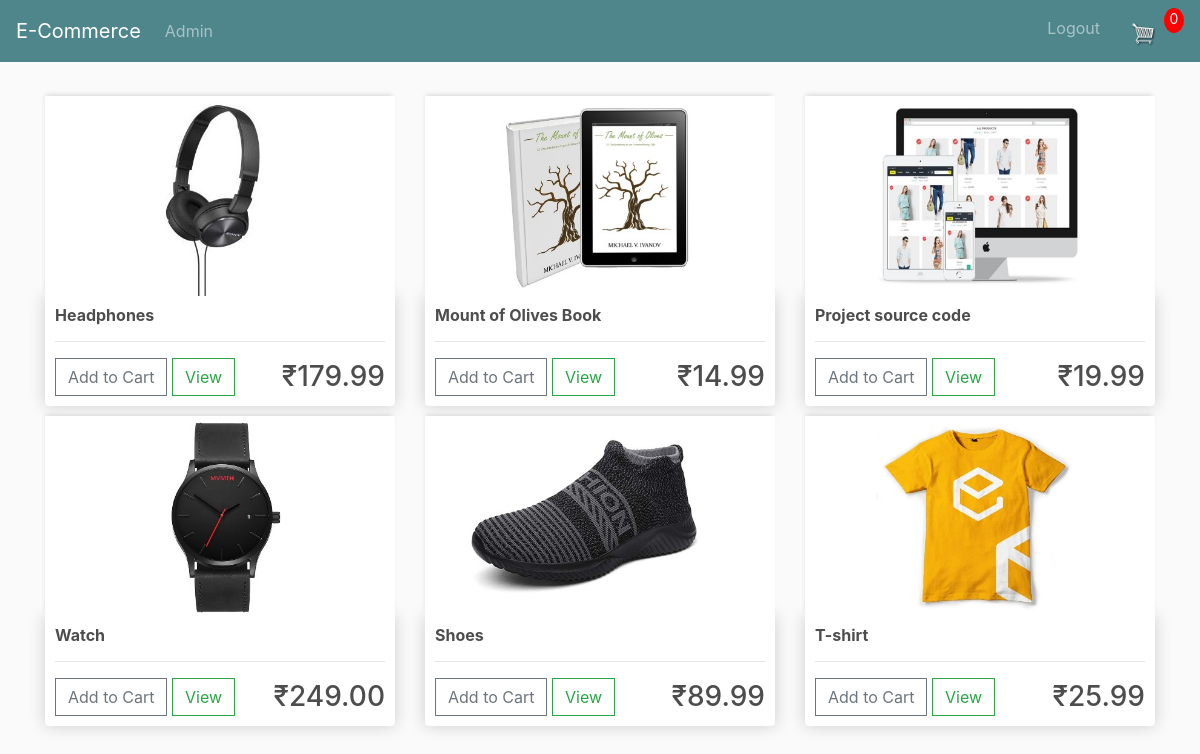
Before: / (signed in) with the older database file.
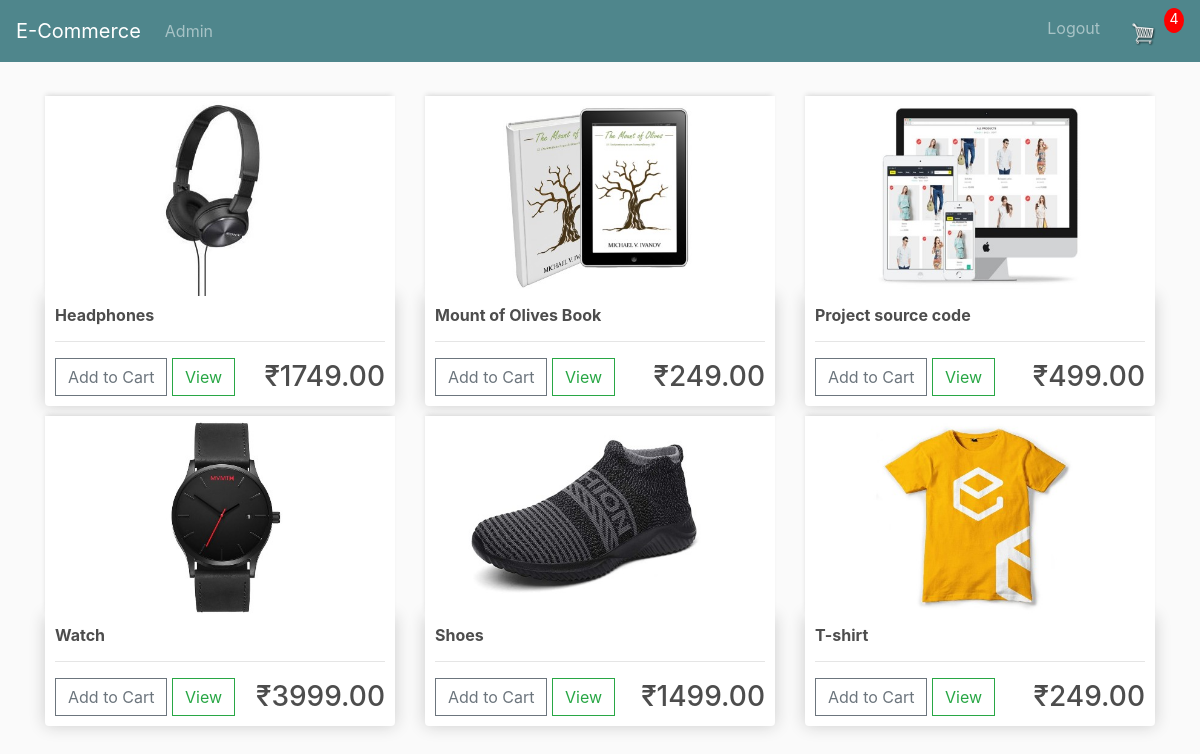
After: the same page with the newer database file.
### store/models.py (models this page shows, shortened)
class Product(models.Model):
    name = models.CharField(max_length=200, null=True, blank=True)
    price = models.FloatField()
    digital = models.BooleanField(default=False, null=True, blank=True)
    image = models.ImageField(null=True, blank=True)
    @property
    def imageURL(self):
        try:
            url = self.image.url
        except:
            url='static/images/ProductTemplate.png'
        return url

### store/views.py (the view)
# urls.py: path('', include("store.urls"))
def store(request):
    data = cartData(request)
    cartItems = data['cartItems']
    products = Product.objects.all()
    context = {'products':products, 'cartItems':cartItems}
    return render(request,"store/store.html",context)

### store/models.py (called while the page is built)
    @property
    def get_cart_items(self):
        orderitems = self.orderitem_set.all()
        total = sum([item.quantity for item in orderitems])
        return total

### store/utils.py (called while the page is built)
def cartData(request):
    if request.user.is_authenticated:
        customer = request.user.customer
        order, created = Order.objects.get_or_create(customer=customer, complete=False)
        items = order.orderitem_set.all()
        cartItems = order.get_cart_items
    else:
        cookieData = cookieCart(request)
        items = cookieData['items']
        order = cookieData['order']
        cartItems = cookieData['cartItems']
    return {'items':items, 'order':order, 'cartItems':cartItems}

### store/templates/store/store.html (shortened to what this page needs)
{% extends 'store/base.html' %}
{% load static %}
{% block content %}
    <div class="row">
        {% for product in products %}
        <div class="col-lg-4">
            <img class="thumbnail" src="{{product.imageURL}}">
            <div class="box-element product">
                <h6><strong>{{ product.name }}</strong></h6>
                <hr>
                <button data-product="{{product.id}}" data-action="add" class="btn btn-outline-secondary add-btn update-cart">
                    Add to Cart
                </button>
                <a class="btn btn-outline-success" data-toggle="modal" data-target="#Modal-{{product.id}}">View</a>
                <h3 style="display: inline-block; float: right; margin-top: 2px;">
                    &#8377;{{product.price|floatformat:2}}
                </h3>
            </div>
        </div>
        {% endfor %}
    </div>
{% endblock content %}

Changed rows visible on the page:
changed Product "Headphones": price "179.99" → "1749.00"
changed Product "Mount of Olives Book": price "14.99" → "249.00"
changed Product "Project source code": price "19.99" → "499.00"
changed Product "Watch": price "249.00" → "3999.00"
changed Product "Shoes": price "89.99" → "1499.00"
changed Product "T-shirt": price "25.99" → "249.00"
Other visible differences:
{{ cartItems }}: "0" → "4"
